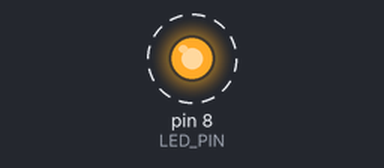
Bench run of a sketch on a simulated Arduino Uno, built with avr-gcc and run on an emulated ATmega328P. Shown: output pins drawn as LEDs (lit = HIGH). Dashed ring = blinking. Sleep ends after the set time or at an interrupt.

Above: at 0.5 s.
Timing chart, 0 to 3.0 s (numbered marks = the images above):
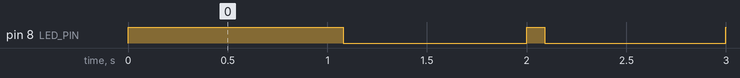

The sketch:

CPSlab3.3.ino
```cpp
/*
 * Lab 3 - Sleep modes with Timer1 interrupt wake-up
 * Timer1 wakes MCU every 1s
 * Timer0 handles 0.1s LED blink
 * External LED on pin 8
 */

#include <avr/io.h>
#include <avr/interrupt.h>
#include <avr/sleep.h>
#include <avr/power.h>

#define LED_PIN 8

volatile bool ledBlink = false;

void setup() {
  // Disable unused peripherals to save power
  power_adc_disable();
  power_spi_disable();
  power_twi_disable();
  // Keep Timer0 enabled for LED timing
  // DO NOT disable Timer0 if you need timing

  pinMode(LED_PIN, OUTPUT);
  digitalWrite(LED_PIN, LOW);

  // -------- Timer1 setup (1s wake-up) --------
  TCCR1A = 0;
  TCCR1B = 0;
  TCCR1B |= (1 << WGM12);        // CTC mode
  OCR1A = 15624;                 // 16MHz / 1024 prescaler → 1 Hz
  TIMSK1 |= (1 << OCIE1A);       // Enable Timer1 compare match interrupt
  TCCR1B |= (1 << CS12) | (1 << CS10); // Start Timer1 with prescaler 1024

  // -------- Timer0 setup (LED blink 0.1s) --------
  TCCR0A = 0;
  TCCR0B = 0;
  TCCR0A |= (1 << WGM01);        // CTC mode
  OCR0A = 156;                   // 16MHz / 1024 ≈ 156 counts for 10ms → we will count 10 overflows for 0.1s
  TIMSK0 |= (1 << OCIE0A);       // Enable Timer0 compare match
  TCCR0B |= (1 << CS02) | (1 << CS00); // Start Timer0 with prescaler 1024
  TIMSK0 &= ~(1 << OCIE0A);      // Disabled initially, enable only for blink

  // Enable global interrupts
  sei();

  // Set sleep mode to IDLE so Timer1 and Timer0 keep running
  set_sleep_mode(SLEEP_MODE_IDLE);
  sleep_enable();
}

// ---------- Timer1 ISR: wake MCU and trigger LED blink ----------
ISR(TIMER1_COMPA_vect) {
  ledBlink = true;
  TCNT0 = 0;             // Reset Timer0 counter
  TIMSK0 |= (1 << OCIE0A); // Enable Timer0 interrupt to start LED blink
  digitalWrite(LED_PIN, HIGH);
}

// ---------- Timer0 ISR: count 0.1s for LED ----------
volatile uint8_t ledCounter = 0;
ISR(TIMER0_COMPA_vect) {
  ledCounter++;
  if (ledCounter >= 10) { // 10 x 10ms ≈ 0.1s
    digitalWrite(LED_PIN, LOW);
    ledCounter = 0;
    TIMSK0 &= ~(1 << OCIE0A); // Disable Timer0 until next blink
  }
}

void loop() {
  sleep_cpu(); // MCU sleeps until next interrupt
}
```

Measured:
- by itself, pin 8 (LED_PIN): alternates HIGH for 0.09 s and LOW for 0.91 s
